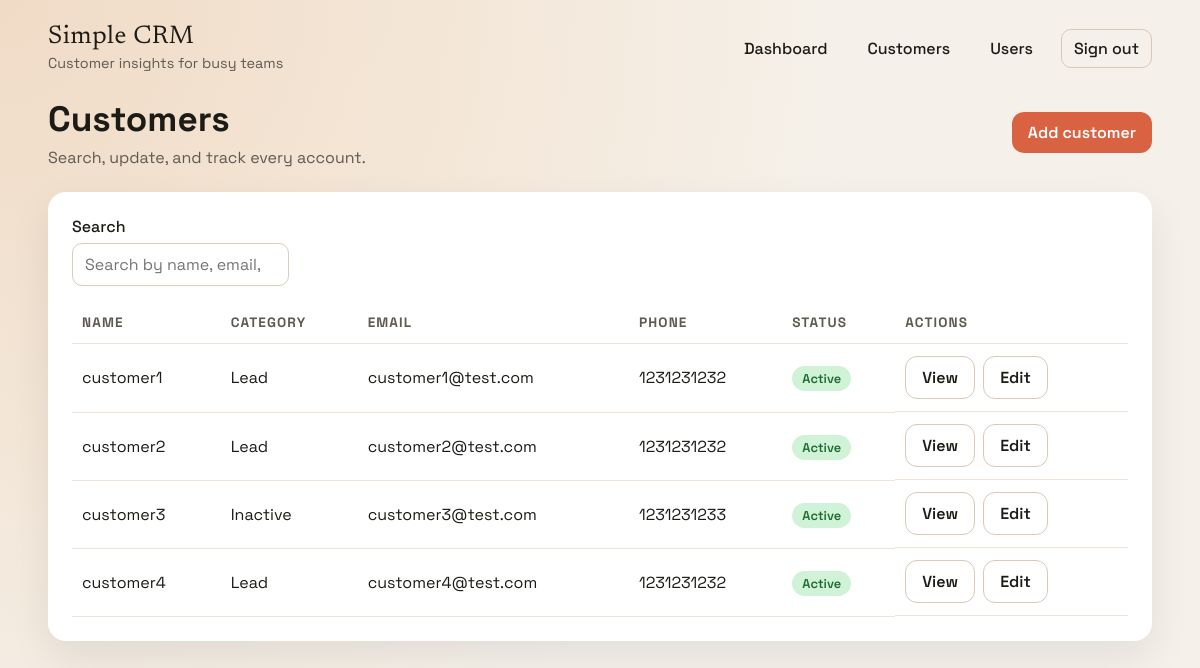
The app's page /customers (signed in) with its own data.
### app/models.py (models this page shows)
class Customer(db.Model):
    id = db.Column(db.Integer, primary_key=True)
    name = db.Column(db.String(150), nullable=False)
    email = db.Column(db.String(150))
    phone = db.Column(db.String(50))
    category = db.Column(db.String(20), nullable=False)
    active = db.Column(db.Boolean, default=True)
    created_at = db.Column(db.DateTime, default=datetime.utcnow)
    created_by_id = db.Column(db.Integer, db.ForeignKey("user.id"))
    created_by = db.relationship("User", back_populates="customers")
    interactions = db.relationship(
        "Interaction", back_populates="customer", cascade="all, delete-orphan"
    )

### app/routes.py (the view)
@web_bp.route("/customers")
@login_required
def customers():
    query = Customer.query
    if current_user.role == ROLE_EMPLOYEE:
        query = query.filter_by(created_by_id=current_user.id)
    customers_list = query.order_by(Customer.created_at.desc()).all()
    return render_template(
        "customers.html",
        customers=customers_list,
        categories=CUSTOMER_CATEGORIES,
    )

### app/__init__.py (called while the page is built)
@login_manager.user_loader
def load_user(user_id):
    from .models import User
    return User.query.get(int(user_id))

### app/templates/customers.html
{% extends 'base.html' %}
{% block content %}
<section class="page-header">
  <div>
    <h1>Customers</h1>
    <p class="muted">Search, update, and track every account.</p>
  </div>
  <a class="primary" href="{{ url_for('web.customer_new') }}">Add customer</a>
</section>
<section class="panel">
  <div class="filter-bar">
    <label>
      <span>Search</span>
      <input type="search" placeholder="Search by name, email, phone" data-table-filter>
    </label>
  </div>
  <div class="table-wrap">
    <table class="table" data-filter-table>
      <thead>
        <tr>
          <th scope="col">Name</th>
          <th scope="col">Category</th>
          <th scope="col">Email</th>
          <th scope="col">Phone</th>
          <th scope="col">Status</th>
          <th scope="col">Actions</th>
        </tr>
      </thead>
      <tbody>
        {% for customer in customers %}
          <tr>
            <td>{{ customer.name }}</td>
            <td>{{ customer.category }}</td>
            <td>{{ customer.email or '-' }}</td>
            <td>{{ customer.phone or '-' }}</td>
            <td>
              {% if customer.active %}
                <span class="status active">Active</span>
              {% else %}
                <span class="status inactive">Disabled</span>
              {% endif %}
            </td>
            <td class="row-actions">
              <a class="ghost" href="{{ url_for('web.customer_detail', customer_id=customer.id) }}">View</a>
              <a class="ghost" href="{{ url_for('web.customer_edit', customer_id=customer.id) }}">Edit</a>
            </td>
          </tr>
        {% endfor %}
      </tbody>
    </table>
  </div>
</section>
{% endblock %}

### app/static/app.css (style rules this page uses)
:root { --bg: #f5f1ea; --surface: #ffffff; --ink: #1d1b16; --muted: #5e5a52; --accent: #d86241; --accent-dark: #b0472a; --accent-soft: #f7d4c4; --shadow: 0 16px 40px rgba(0, 0, 0, 0.08); --radius: 18px; }
* { box-sizing: border-box; }
body { margin: 0; font-family: "Space Grotesk", "Trebuchet MS", sans-serif; color: var(--ink); background: radial-gradient(circle at top left, #f0dbc6, transparent 60%), radial-gradient(circle at 20% 20%, #f8f1e6, transparent 45%), var(--bg); min-height: 100vh; }
.page-header { display: flex; align-items: center; justify-content: space-between; flex-wrap: wrap; gap: 16px; margin-bottom: 24px; }
.page-header h1 { margin: 0 0 6px; font-size: clamp(1.6rem, 3vw, 2.2rem); }
.muted { color: var(--muted); margin: 0; }
.form-grid label, .filter-bar label { display: grid; gap: 6px; font-weight: 500; }
input, select, textarea { padding: 10px 12px; border-radius: 10px; border: 1px solid #d8cdbf; font-family: inherit; font-size: 1rem; }
button, .primary, .ghost, .danger { font-family: inherit; border: none; cursor: pointer; padding: 10px 16px; border-radius: 12px; text-decoration: none; font-weight: 600; }
.primary { background: var(--accent); color: #fff; }
.ghost { background: transparent; color: var(--ink); border: 1px solid #d7c9b9; }
.panel { background: var(--surface); padding: 24px; border-radius: var(--radius); margin-bottom: 24px; box-shadow: var(--shadow); }
.table-wrap { overflow-x: auto; }
.table { width: 100%; border-collapse: collapse; }
.table th, .table td { text-align: left; padding: 12px 10px; border-bottom: 1px solid #eee3d8; }
.table th { font-size: 0.85rem; text-transform: uppercase; letter-spacing: 0.08em; color: var(--muted); }
.row-actions { display: flex; gap: 8px; flex-wrap: wrap; }
.status { padding: 4px 10px; border-radius: 999px; font-size: 0.8rem; font-weight: 600; }
.status.active { background: #d0f2d6; color: #1e6b30; }
.filter-bar { display: flex; flex-wrap: wrap; gap: 16px; align-items: flex-end; margin-bottom: 16px; }

### records on screen
Customer: name "customer1", category "Lead", email "customer1@test.com", phone "1231231232", active "Active"
Customer: name "customer2", category "Lead", email "customer2@test.com", phone "1231231232", active "Active"
Customer: name "customer3", category "Inactive", email "customer3@test.com", phone "1231231233", active "Active"
Customer: name "customer4", category "Lead", email "customer4@test.com", phone "1231231232", active "Active"
